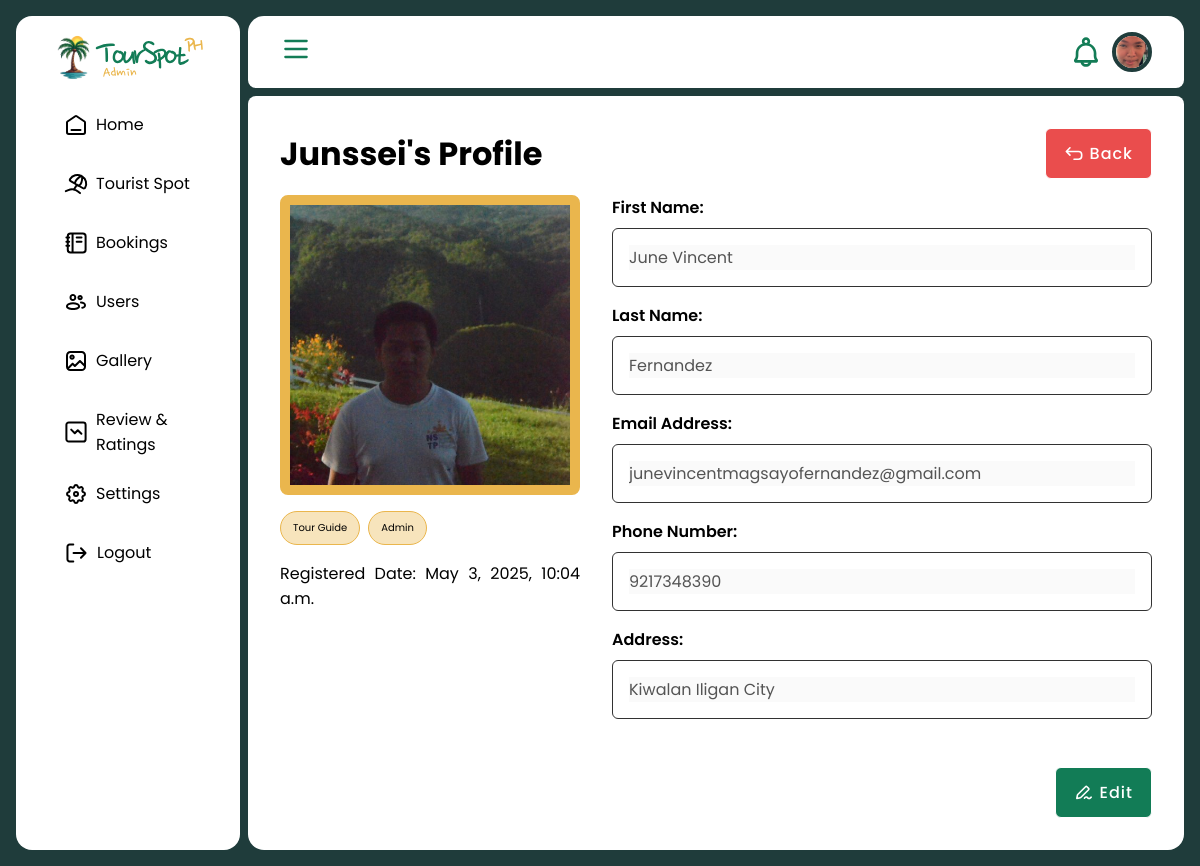
/ts-admin/users/1/view (signed in), run on the app's committed database.
### booking/models.py (models this page shows, shortened)
class CustomUser(AbstractBaseUser, PermissionsMixin):
    email = models.EmailField(unique=True)
    address = models.CharField(max_length=150, blank=True)
    phone = models.CharField(max_length=15, blank=True)
    first_name = models.CharField(max_length=50, blank=True)
    last_name = models.CharField(max_length=50, blank=True)
    registration_date = models.DateTimeField(auto_now_add=True)
    username = models.CharField(max_length=30, unique=True, blank=True)
    image = models.ImageField(
        upload_to='profiles', blank=True, null=True, validators=[
            FileExtensionValidator(allowed_extensions=['jpg', 'jpeg', 'webp']),
            validate_image_size
        ])
    is_active = models.BooleanField(default=True)
    is_staff = models.BooleanField(default=False)
    is_tourguide = models.BooleanField(default=False)
    objects = CustomUserManager()
    USERNAME_FIELD = 'email'
    REQUIRED_FIELDS = []

### booking/views/adminViews.py (the view)
# urls.py: path('ts-admin/users/<int:id>/view', adminViews.view_user, name='view_user'),
@login_required(login_url='login')
def view_user(request, id):
    list = CustomUser.objects.get(id=id)
    template = loader.get_template('admin/users/view.html')
    context = {
        'list': list,
    }
    return HttpResponse(template.render(context, request))

### booking/templates/admin/users/view.html (shortened to what this page needs)
{% extends 'admin/master-admin.html' %}
{% load static %}
{% block content %}
<div class="content_header">
    <h1> {{ list.username }}'s Profile </h1>
    <a href="{% url 'users' %}" class="button-small-long button-clrprimary-wimg button-red"><img src="{% static 'icon/action-icons=back-01.svg' %}"><span> Back </span></a>
</div>
<div class="content_body">
    <div class="info-container">
        <div class="profile-section">
            {% if list.image.url != null %}
            <img src="{{ list.image.url }}" class="profile-img">
            {% else %}
            <img src="/media/profiles/default-profile.jpeg" class="profile-img">
            {% endif %}
            <div class="profile-desc">
                <div class="profile-usertags">
                    {% if list.is_tourguide %}
                        <a class="roletags tags"> Tour Guide </a>
                    {% endif %}
                    {% if list.is_staff %}
                        <a class="roletags tags"> Admin </a>
                    {% endif %}
                </div>
                <p> Registered Date: {{ list.registration_date }} </p>
            </div>
        </div>
        <div class="details-section">
            <div class="form-container">
                <div class="input-group">
                    <label for="first_name">First Name: </label>
                    <div class="input-container">
                        <input type="text" name="first_name" value="{{ list.first_name }}" disabled>
                    </div>
                </div>
                <div class="input-group">
                    <label for="last_name">Last Name: </label>
                    <div class="input-container">
                        <input type="text" name="last_name" value="{{ list.last_name }}" disabled>
                    </div>
                </div>
                <div class="input-group">
                    <label for="email">Email Address: </label>
                    <div class="input-container">
                        <input type="email" name="email" value="{{ list.email }}" disabled>
                    </div>
                </div>
                <div class="input-group">
                    <label for="phone">Phone Number: </label>
                    <div class="input-container">
                        <input type="number" name="phone" value="{{ list.phone }}" disabled>
                    </div>
                </div>
                <div class="input-group">
                    <label for="address">Address: </label>
                    <div class="input-container">
                        <input type="text" name="address" value="{{ list.address }}" disabled>
                    </div>
                </div>
            </div>
            <div class="details-action">
                <a href="{% url 'edit_user' list.id %}" class="button-small-long button-clrprimary-wimg"><img src="{% static 'icon/action-icons=edit-01.svg' %}"><span> Edit </span></a>
            </div>
        </div>
    </div>
</div>
{% endblock %}

### booking/templates/admin/master-admin.html (shortened to what this page needs)
{% load static %}
<!DOCTYPE html>
<html lang="en">
<head>
    <link rel="stylesheet" href="{% static 'component.css' %}">
    <link rel="stylesheet" href="{% static 'admin/admin-style.css' %}">
    <link rel="stylesheet" href="{% static 'admin/admin-responsive.css' %}">
</head>
<body>
    <div class="admin-container">
        <div class="sidebar-container container" id="sidebar-container">
            <div class="logo-container">
                <img src="{% static 'logo/logo=admin-def.svg' %}" alt="Logo" class="logo">
            </div>
            <div class="navigation-container">
                <div class="top-navgroup navgroup">
                    <a href="{% url 'admin_dashboard' %}" class="nav-link {% if request.path == '/ts-admin' %} link-active {% endif %}"><img src="{% static 'icon/icons=home-02.svg' %}" alt="icon"><span> Home </span></a>
                    <div class="linkgroup">
                        {% url 'spot' as touristspot %}
                        {% url 'category' as categories %}
                        {% url 'pending_spot' as pending %}
                        <a href="{% url 'spot' %}" class="nav-link "><img src="{% static 'icon/icons=umbrella.svg' %}" alt="icon"><span> Tourist Spot </span></a>
                    </div>
                    {% url 'booking' as booking %}
                    <a href="{% url 'booking' %}" class="nav-link {% if request.path == booking %} link-active {% endif %}"><img src="{% static 'icon/icons=book-03.svg' %}" alt="icon"><span> Bookings </span></a>
                    {% url 'users' as user %}
                    <a href="{% url 'users' %}" class="nav-link {% if request.path == user %} link-active {% endif %}"><img src="{% static 'icon/icons=user-profile-group.svg' %}" alt="icon"><span> Users </span></a>
                    <a href="" class="nav-link {% if request.path == '/ts-admin/gallery' %} link-active {% endif %}"><img src="{% static 'icon/icons=gallery.svg' %}" alt="icon"><span> Gallery </span></a>
                    <a href="" class="nav-link {% if request.path == '/ts-admin/review&ratings' %} link-active {% endif %}"><img src="{% static 'icon/icons=bar-chart-square-down-01.svg' %}" alt="icon"><span> Review & Ratings </span></a>
                </div>
                <div class="bottom-navgroup navgroup">
                    <a href="" class="nav-link"><img src="{% static 'icon/icons=settings.svg' %}" alt="icon"><span> Settings </span></a>
                    <a href="{% url 'logout' %}" class="nav-link"><img src="{% static 'icon/action-icons=logout-01.svg' %}" alt="icon"><span> Logout </span></a>
                </div>
            </div>
        </div>
        <div class="content-container container">
            <div class="header">
                <div class="actions-container">
                    <img src="{% static 'icon/icons=menu.svg' %}" class="menu icon view" id="header-menu">
                </div>
                <div class="users-container">
                    <img src="{% static 'icon/icons=bell.svg' %}" alt="notification" class="notification icon view" id="notification">
                    <div class="user-profile">
                        {% if request.user.image.url != null %}
                        <img src="{{ request.user.image.url }}" class="profile-image">
                        {% else %}
                        <img src="/media/profiles/default-profile.jpeg" class="profile-image">
                        {% endif %}
                    </div>
                </div>
            </div>
            <div class="content">
                {% block content %} {% endblock %}
            </div>
        </div>
    </div>
</body>
</html>

### static/css/component.css (style rules this page uses)
:root { --font_family: "Poppins", sans-serif; --primary: #127C56; --secondary: #EAB64D; --background: #1F3C3B; --red: #EA4D4D; --darkred: #7C1214; --gray: #323232; --lightgray: #EDEDED; --blue: #4D9BEA; --darkblue: #127C9B; --green: #4DEA5F; --darkgreen: #127C56; --black: #000000; --white: #FFFFFF; --header_32px: 32px; --header_24px: 24px; --header_20px: 20px; --header_18px: 18px; --normal_16px: 16px; --normal_14px: 14px; --normal_12px: 12px; --normal_10px: 10px; --normal_8px: 8px; --normal_6px: 6px; }
h1 { text-transform: capitalize; }
.tags { font-size: 12px; padding: 8px 12px; border-radius: 64px; border: 1px solid var(--black); }
input[type="text"], input[type="password"], input[type="email"], input[type="number"], select, textarea, input[type="time"], input[type="file"], input[type="date"] { width: 100%; cursor: text !important; height: 100%; border: none; outline: none; font-size: 16px; font-weight: 400; font-style: normal; font-family: var(--font_family); }
.icon { cursor: pointer; }
.button-small-long { text-align: center; text-decoration: none; font-family: "Poppins", sans-serif; font-style: normal; font-weight: 500; padding: 12px 18px; gap: 6px; font-size: 16px; border-radius: 6px; letter-spacing: 1px; border: solid 1px var(--black); }
.button-clrprimary-wimg { display: flex; cursor: pointer; flex-direction: row; align-items: center; color: var(--white); border-color: var(--white); background-color: var(--primary); }
.button-clrprimary-wimg img { width: 20px; height: auto; filter: brightness(0) saturate(100%) invert(100%) sepia(100%) saturate(0%) hue-rotate(288deg) brightness(102%) contrast(102%); }
.button-red { background-color: var(--red) !important; }

### static/css/admin/admin-style.css (style rules this page uses)
* { margin: 0; padding: 0; box-sizing: border-box; }
body { width: 100vw; height: 100vh; position: relative; color: var(--black); font-family: 'Poppins', sans-serif; background-color: var(--background); }
.admin-container { gap: 8px; padding: 1em; width: 100vw; height: 100vh; display: flex; position: relative; flex-direction: row; }
.admin-container .container { border-radius: 1em; position: relative; overflow-y: hidden; }
.admin-container .sidebar-container { gap: 16px; height: 100%; display: flex; padding: 16px 32px 32px 32px; flex-direction: column; background-color: var(--white); }
.sidebar-container .logo-container { position: relative; display: flex; }
.sidebar-container .navigation-container { display: flex; flex-direction: column; }
.navigation-container .navgroup { gap: 10px; display: flex; flex-direction: column; }
.navgroup .nav-link, .subnavgroup .subnav-link { gap: 8px; display: flex; color: var(--black); border-radius: 8px; padding: 12px 16px; flex-direction: row; align-items: center; text-decoration: none; }

### static/css/admin/admin-forms.css (style rules this page uses)
.form-container { gap: 16px; width: 100%; display: flex; position: relative; padding: 0 0 32px 0; flex-direction: column; }
.details-section .details-action { gap: 16px; display: flex; align-items: center; flex-direction: row; justify-content: end; }
.form-container .input-group { gap: 8px; display: flex; flex-direction: column; }
.input-group label { font-size: 16px; font-weight: 600; }
.input-group .input-container { padding: 16px; display: flex; border-radius: 6px; align-items: center; border: 1px solid var(--gray); }

### data on the page
CustomUser: user.image (picture)
CustomUser: username "Junssei", image (picture), registration_date "May 3, 2025, 10:04 a.m.", first_name "June Vincent", last_name "Fernandez", email "junevincentmagsayofernandez@gmail.com", phone "9217348390", address "Kiwalan Iligan City"
